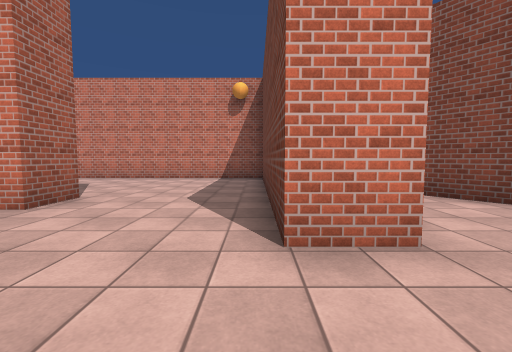
View 1 (above)

21 first-person views from a walk through a scene from a Unity 3-D project. The camera is 1.3 m above the floor, tilts 4° down and sees 90° across. The floor is counted in squares, 2 m on a side. Each view is taken from the middle of a square. On the plan, view 1 faces up. The plan holds only what a view shows up to about 9 squares ahead; the rest is blank. The player is left out. Some surface patterns are stand-ins.

View 2
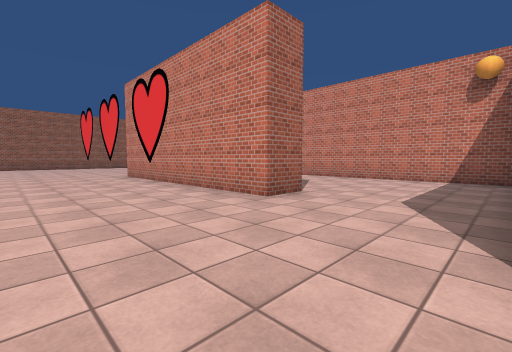

View 3
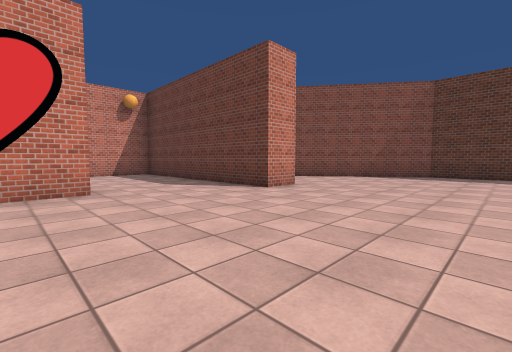

View 4
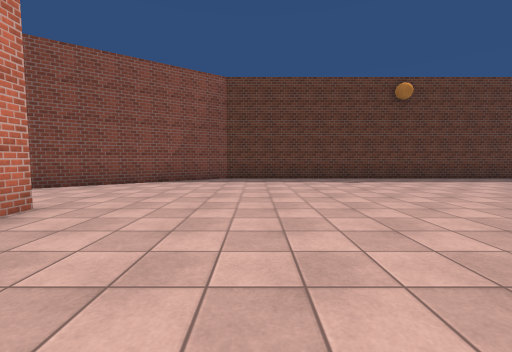

View 5
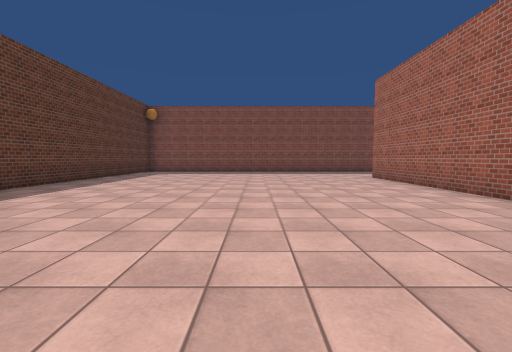

View 6
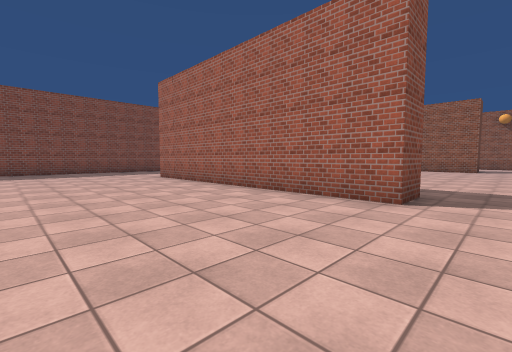

View 7
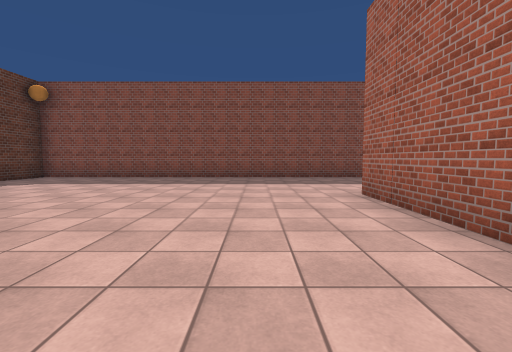

View 8
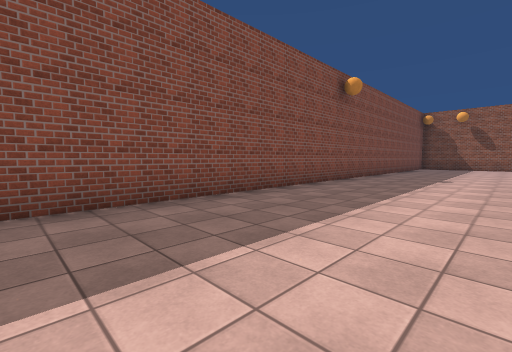

View 9
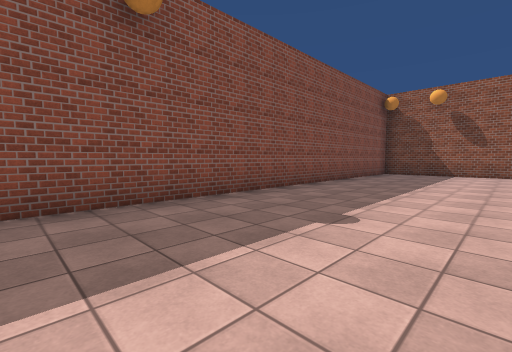

View 10
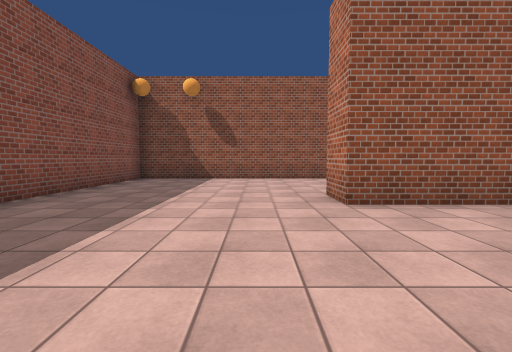

View 11
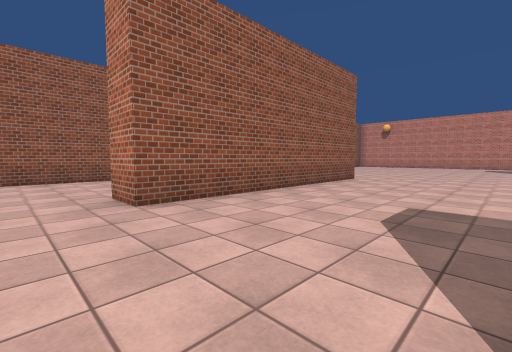

View 12
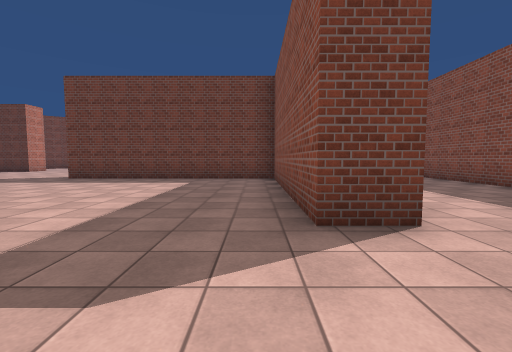

View 13
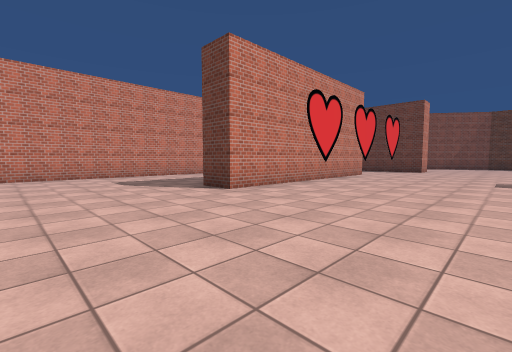

View 14
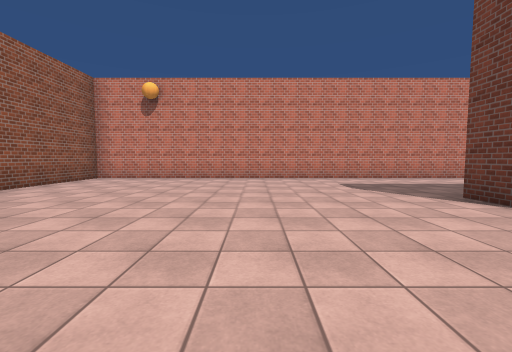

View 15
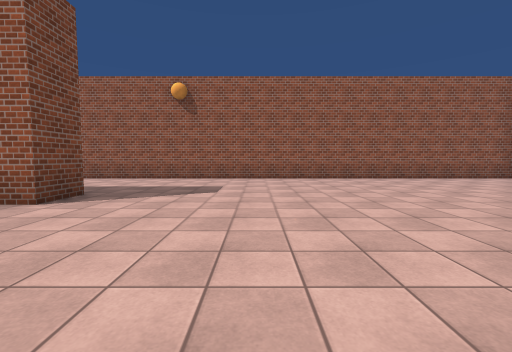

View 16
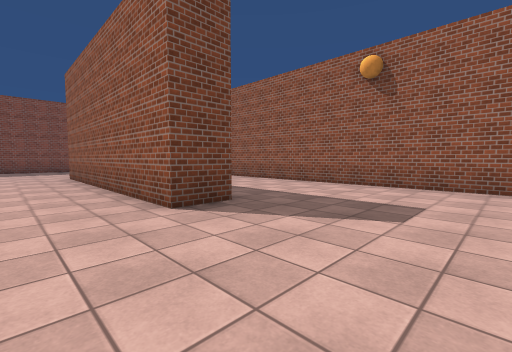

View 17
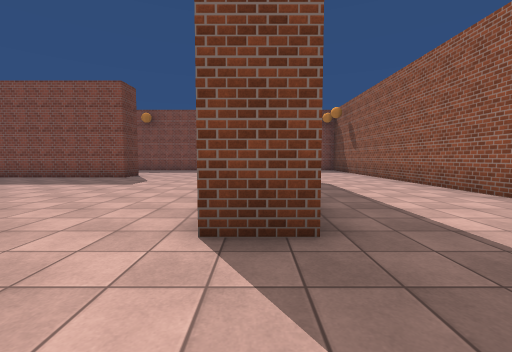

View 18
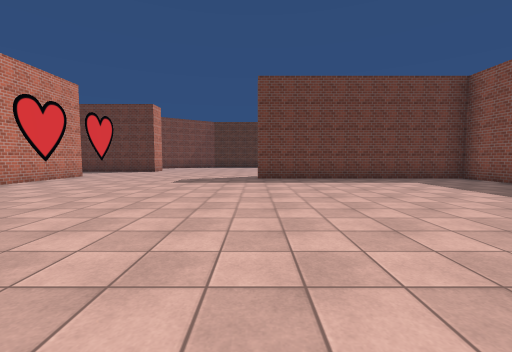

View 19
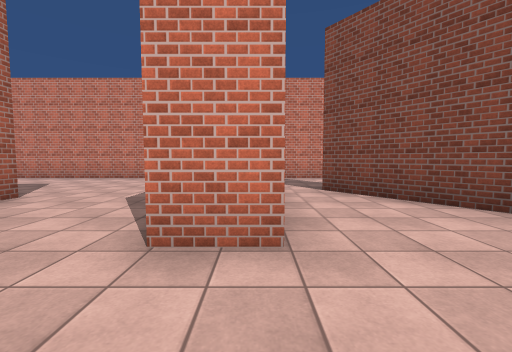

View 20
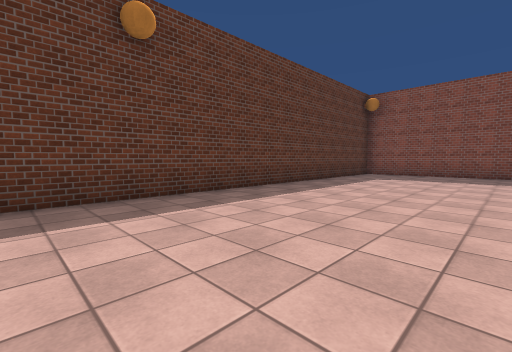

View 21
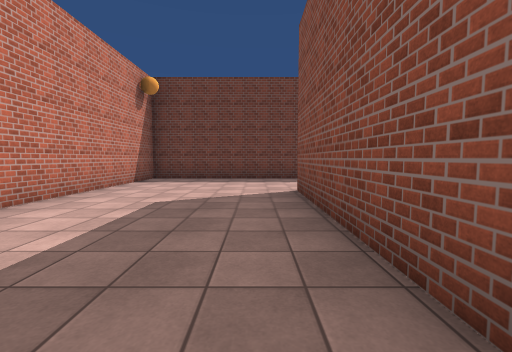

### Floor plan
Points are (right, up) in squares from view 1. A wall is a line through its corners. A room is listed if a view was taken in it or the views show most of it. See-through windows are left out.
Room 1 (views 1, 2, 3, 4, 5, 6, 7, 8, 9, 10, 11, 12, 13, 14, 15, 16, 17, 18, 19, 20, 21)
walls: (-9.6, -10.6) (-9.6, -9.6) (-3.9, -9.6) (-3.9, -3.1) (-2.9, -3.1) (-2.9, -10.6); (-14.6, -3.1) (-13.5, -3.1) (-13.5, -9.7) (-14.6, -9.7); (-7.2, 4.2) (-2.9, 4.2) (-2.9, 3.2) (-9.6, 3.2) (-9.6, 4.2); (1.2, 1.8) (0.2, 1.8) (0.2, 8.3) (-18.1, 8.3) (-18.1, -14.7) (6.2, -14.7) (6.2, -0.1) (2.3, 5.2)
glass walls: (-8, 1.8) (-8.5, 1.8); (-6, 1.8) (-6.5, 1.8); (-3.8, 1.8) (-4.4, 1.8)
ways out: opening at (2, 5)

Positions as (right, up) in squares from view 1, and headings:
1: (0, 0), facing up
2: (0, 0), facing up-left
3: (-4, -2), facing up-right
4: (-2, -1), facing right
5: (1, -2), facing down
6: (1, -2), facing down-left
7: (-1, -6), facing down
8: (-1, -11), facing down-left
9: (-7, -11), facing down-left
10: (-10, -11), facing left
11: (-10, -11), facing up-left
12: (-12, -9), facing right
13: (-13, -1), facing up-right
14: (-13, 0), facing up
15: (-10, 0), facing left
16: (-12, 0), facing down-left
17: (-14, -1), facing down
18: (-12, -3), facing right
19: (1, 0), facing up
20: (2, -4), facing down-right
21: (-8, 5), facing right
